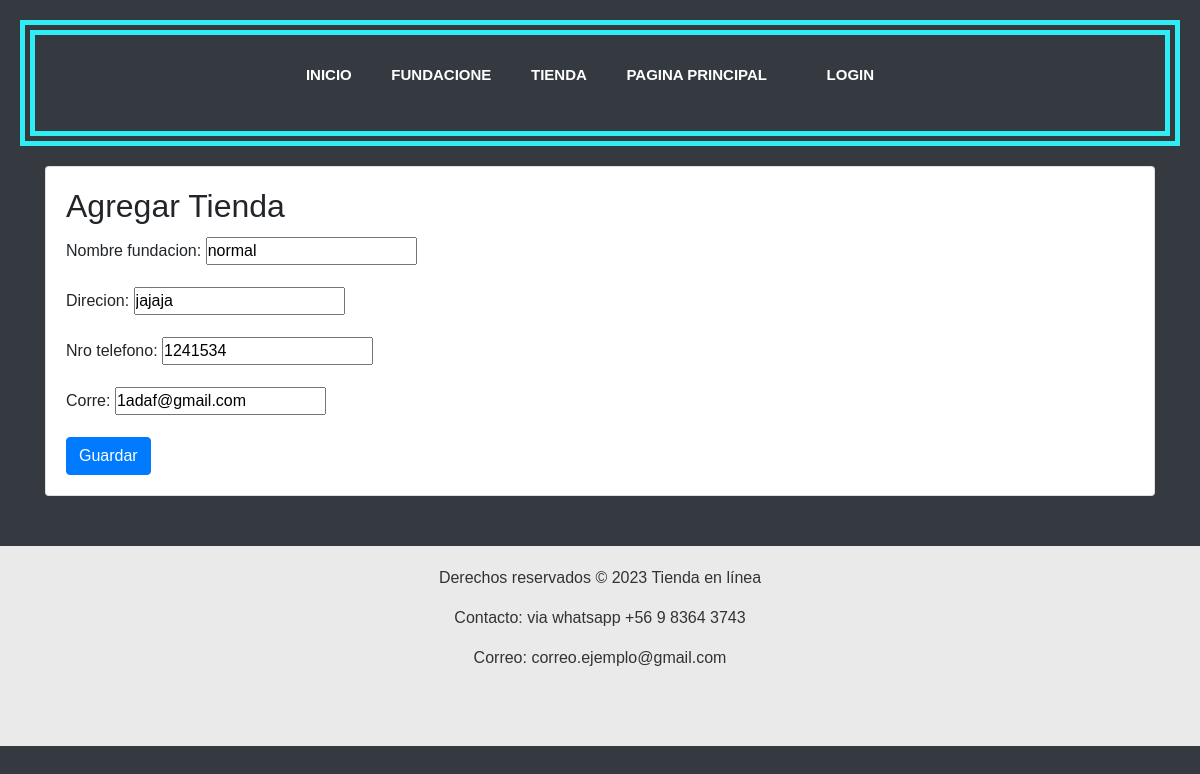
Page /administrador/refugioedit/normal on the committed database.
### PetShop/models.py (models this page shows, shortened)
class fundacion(models.Model):
    nombre_fundacion   = models.CharField(max_length=30)
    direcion           = models.CharField(max_length=50)
    nro_telefono       = models.IntegerField()
    corre              = models.EmailField()

### administrador/views.py (the view, shortened to what this page needs)
# urls.py: path('refugioedit/<pk>', views.refugioedit, name='refugioedit'),
def refugioedit(request, pk):
    editarRefugio = fundacion.objects.get(nombre_fundacion=pk)
    data={
        'form': fundacionFrom(instance=editarRefugio)
    }
    return render(request,'administrador/fundacionform.html',data)

### administrador/forms.py
class fundacionFrom(forms.ModelForm):
    class Meta:
        model  = fundacion
        fields =  "nombre_fundacion","direcion","nro_telefono","corre"

### administrador/templates/administrador/fundacionform.html (shortened to what this page needs)
{% extends 'administrador/base.html'%}
{% load static %}
{% block contenido %}
<div class="container">
    <div class="card">
        <div class="card-body">
            <h2 class="card-title">Agregar Tienda</h2>
            <form method="post" enctype="multipart/form-data">
                {{ form.as_p }}
                <button type="submit" class="btn btn-primary">Guardar</button>
            </form>
        </div>
    </div>
</div>
{% endblock %}

### PetShop/static/PetShop/css/style.css (style rules this page uses)
* { margin: 0; padding: 0; box-sizing: border-box; font-family: sans-serif; }

### rows in the picture
fundacion: nombre_fundacion "normal", direcion "jajaja", nro_telefono "1241534", corre "1adaf@gmail.com"
